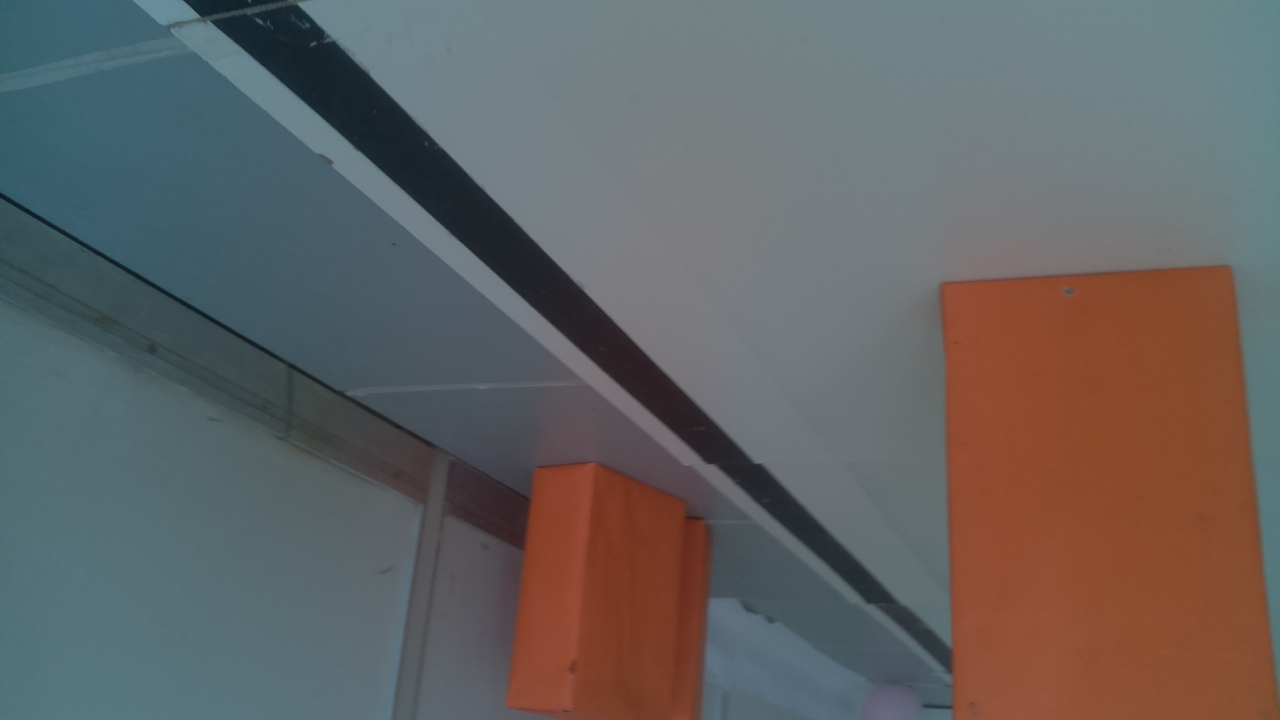
#> input picture 2021/tests/fotos_main/imagem_main3.jpg, 1280 x 720 px
$ python teste_alinhamento.py
#> lines starting #> are read from the running program, lines starting #| are printed output that depends on the picture; after the words box and inside, x2 and y2 are one past the last pixel; in counts of white or black regions, pixels touching at a corner belong together; long printed decimals are rounded
### 2021/visao.py
import cv2
import numpy as np
import math
from constantes import *
#import classes


""" Classe relacionada a imagem obtida pela camera. Ao ser chamada, inverte a imagem e salva constantes relacionadas a imagem, como altura, largura e centro.
 Possui o metodo mask, que retorna a mascara da imagem, passando o arquivo onde esta salvo os ranges da cor."""
class Classe_imagem():
    def __init__(self, path):
        #print("Entrando no _init_ do Classe_imagem()")
#> called with path = './tests/fotos_main/imagem_main3.jpg'
        img = cv2.imread(path)
#> img is the input picture: shape (720, 1280, 3); mean B, G, R 98, 98.5, 99.3
        #img = np.array(img)

        img = cv2.rotate(img, cv2.ROTATE_180)
        #cv2.imwrite("/home/pi/Pictures/imagem_girada.jpg", img)

        img.astype(np.uint8)

        (self.altura, self.largura) = img.shape[:2]
        self.centro = ( (self.largura)/2, (self.altura)/2 )

        # [7 lines of commented-out code are left out]
        self.img = img
        #self.topo_da_pista = int(0.0*self.altura) #coordenada y do topo da pista
        self.topo_da_pista = 0
        self.meio_da_pista = 0 # coordenada x do meio da pista
        self.largura_pista = 0 # largura do final da pista na imagem
        self.mult_largura_pista = 0.7 #ate quanto da metade da largura da pista ainda eh atravessavel pelo robo
        #print("Saindo do _init_ do Classe_imagem()")

    def mask(self, ranges_file_path):
#> called with ranges_file_path = 'ranges_preto.txt'
        hsv = cv2.cvtColor(self.img, cv2.COLOR_BGR2HSV) # converte a cor para hsv
        with open(ranges_file_path, "r") as f:
#> (reads 2021/ranges_preto.txt from the repository)
            lines = f.readlines()
            range = lines[0].split(",")
            lower = np.array([int(range[0]),int(range[1]),int(range[2])])  #range de cores em hsv para reconhecer as bordas
            upper = np.array([int(range[3]),int(range[4]),int(range[5])])
        mask = cv2.inRange(hsv, lower, upper)
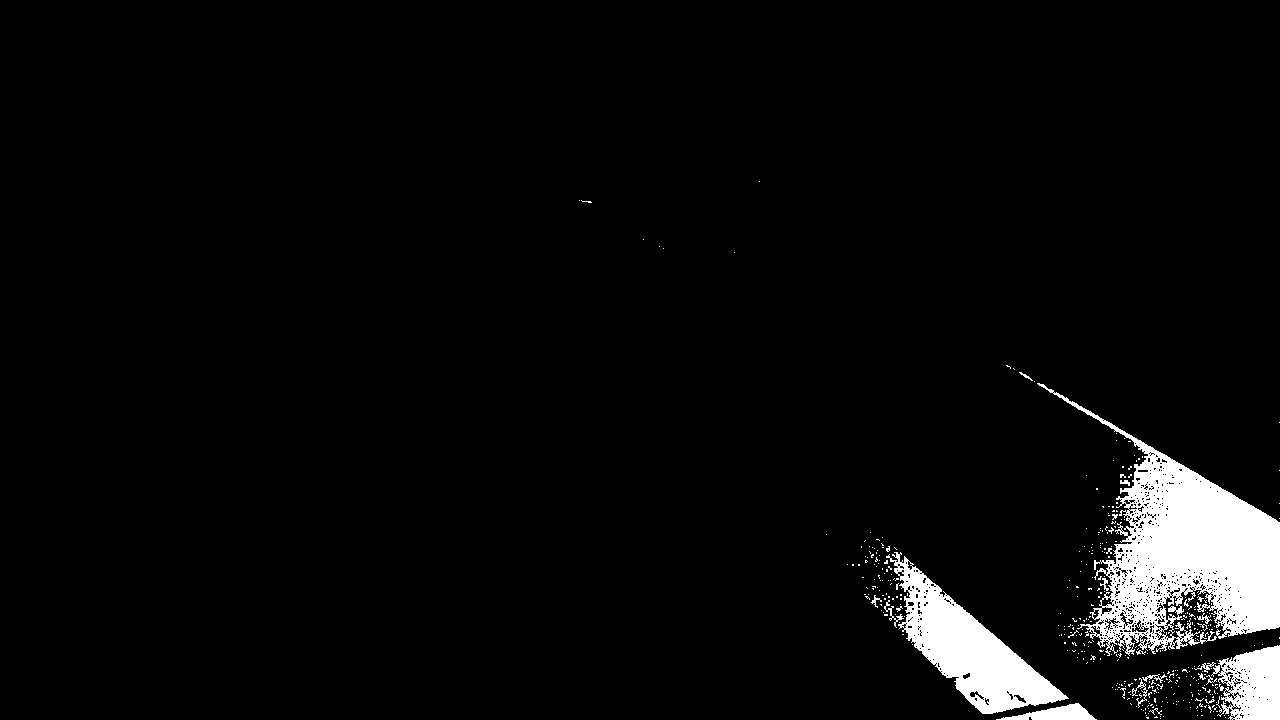
#> mask: shape (720, 1280); 4.4% white; 418 white regions (393 under 20 px), largest, box (x1, y1, x2, y2) and area: (1037, 383, 1280, 656) 23809, (886, 552, 1069, 714) 10121, (1211, 645, 1280, 720) 3596
        kernel = np.ones((5,5), np.uint8)
        mask = cv2.morphologyEx(mask, cv2.MORPH_CLOSE, kernel, iterations=1)
        mask = cv2.morphologyEx(mask, cv2.MORPH_OPEN, kernel, iterations=1)
        return mask

'''tira o coeficiente angular ( delta y / delta x) a partir de uma lista de coordenadas x1 y1 x2 y2. utilizada em funcoes
dessa biblioteca: '''
def coef_angular(lista):
    if len(lista) != 0:
        if lista[X2] != lista[X1]: return float(float(lista[Y2]-lista[Y1]) / float(lista[X2]-lista[X1]))
        else: return 999.9
    else: return 999.9


'''tira o coeficiente linear ( y1 - coef_angular *x1 = coef_linear) a partir de uma lista de coordenadas x1 y1 x2 y2.
utilizada em funcoes dessa biblioteca: '''
def coef_linear(lista):
    if len(lista) != 0:
        return float(float(lista[Y1]) - float(lista[X1])*coef_angular(lista))
    else:   return 0
# Essa funcao deve devolver o ponto medio ( (x,y) ) da borda inferior do obstaculo mais proximo


""" recebe a mascara do branco e o objeto_imagem e procura o contorno fechado de maior area (pista). salva o y da pista como topo_da_pista e o x + largura/2
 como o meio_da_pista no objeto_imagem"""
# [29 lines left out: function reconhecer_pista, not called in this run]


""" recebe duas retas no formato [x1, y1, x2, y2] e retora o ponto de interseccao x, y """
def interscetion(r1, r2):
    ml = coef_angular(r1)
    mr = coef_angular(r2)
    nl = coef_linear(r1)
    nr = coef_linear(r2)

    x = (nr-nl)/(ml-mr)
    y = mr*x+nr
    #IMG = cv2.circle(IMG, (int(x),int(y)), radius=10, color=(0, 255, 255), thickness=-1)
    return int(x), int(y)


''' identifica a borda laranja mais baixa e traca o ponto medio dela, retornando-o. Usada na decisao desvio'''
# [77 lines left out: function ponto_medio_borda_inferior, not called in this run]


'''Recebe apenas a imagem. Retorna o x1 y1 x2 y2 das bordas laterais e uma variavel auxiliar que inidica se
foram encontrada, duas retas, zero retas ou uma reta ( e qual eh ela). Versao do fernandes que utiliza uma mascara branca
e uma area branca nao tao grande para tentar pegar a parte mais externa das bordas pretas, alem de filtrar as muito
deitadas ou muito verticais. Usada na alinhamento_pista e na decisao_desvio'''
# [65 lines left out: function bordas_laterais_v1, not called in this run]


""" adaptacao da bordas_laterais_v1 que adiciona 3 restricoes para encontrar as retas. A primeira eh a RANGE_INCLINACAO, que seleciona um coeficiente angular minimo
 e maximo para considerar como borda. A segunda eh o topo_da_pista, que seleciona apenas as retas que estao abaixo do topo da pista para evitar ruidos. A terceira
  eh o meio_da_pista que divide as retas da borda da esquerda e da borda da direita."""
def bordas_laterais_v2(objeto_imagem):
    mask = objeto_imagem.mask("ranges_preto.txt")
   # reconhecer_pista(mask, objeto_imagem)
    img = objeto_imagem.img
    edges = cv2.Canny(mask, 50, 150, apertureSize=3)
    cv2.imwrite("./tests/mask.png", mask)

    lines = cv2.HoughLinesP(edges, 1, np.pi/180, threshold=40, minLineLength=10, maxLineGap=50)
#> lines = [[871, 603, 981, 713], [891, 546, 1072, 703], [1119, 428, 1276, 518], [1148, 653, 1265, 629], [1117, 428, 1274, 518], [1116, 689, 1266, 646], [1030, 665, 1093, 719], [1003, 717, 1075, 703], [982, 713, 1064, 699], [1140, 677, 1279, 644], [892, 546, 1064, 695]]
  #  lines = cv2.HoughLinesP(mask, 1, np.pi/180, threshold=100, minLineLength=10, maxLineGap=20)
    left_lines = []
    right_lines =[]
   # todas_as_linhas = IMG
    if lines is not None:
        for line in lines:
            line = line.reshape(4)
            x1,y1,x2,y2 = line
            img = cv2.line(img, (x1,y1), (x2,y2), (0,127,255), 2)

            desvio_maximo = np.pi/180*RANGE_INCLINACAO
            # [5 lines of commented-out code are left out]
            if y1>objeto_imagem.topo_da_pista or y2>objeto_imagem.topo_da_pista:
                if math.atan(1)-desvio_maximo/2 < math.atan(coef_angular(line)) < math.atan(1)+desvio_maximo/2:
                    right_lines.append([x1,y1,x2,y2])
                #    print("angulo : ", 180/np.pi*math.atan(coef_angular(line)))
                  #  print([x1, y1, x2, y2])
                    cv2.line(objeto_imagem.img, (x1,y1), (x2,y2), (0,255,0), 2)
                if math.atan(-1)-desvio_maximo/2 < math.atan(coef_angular(line)) < math.atan(-1)+desvio_maximo/2:
                    left_lines.append([x1,y1,x2,y2])
                    cv2.line(objeto_imagem.img, (x1,y1), (x2,y2), (0,127,0), 2)
#> this loop made 11 passes
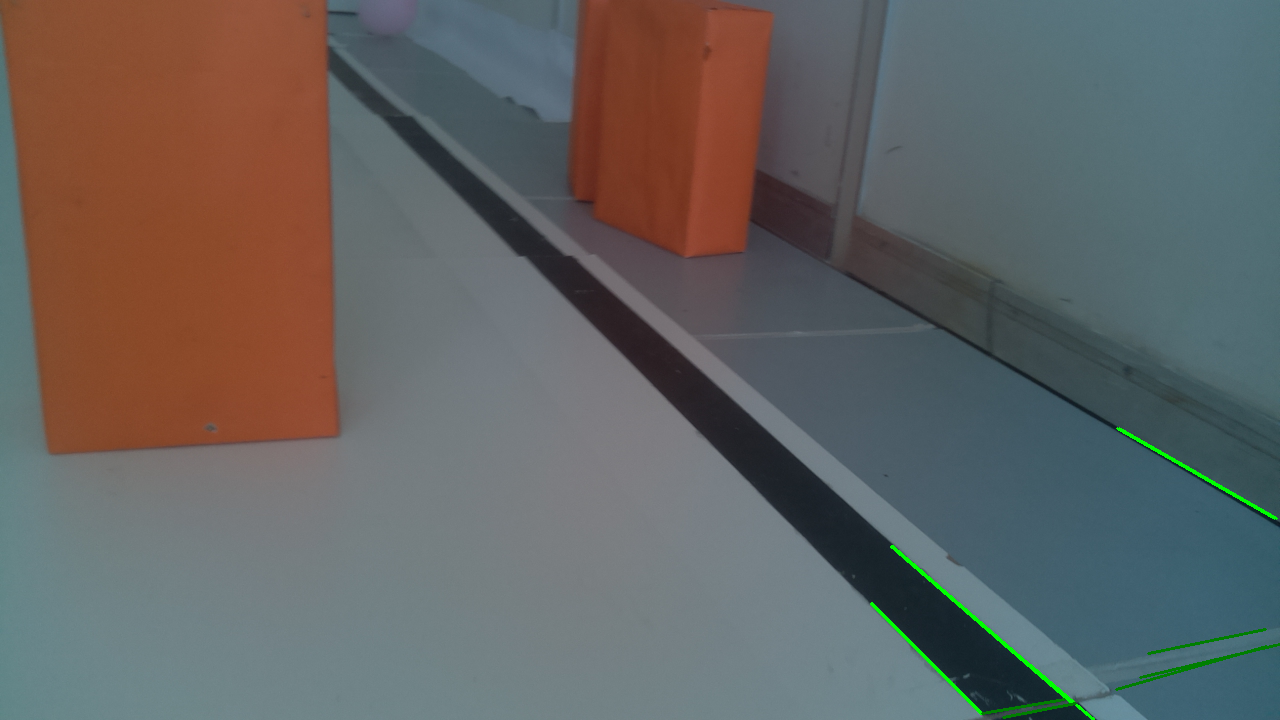
#> img: shape (720, 1280, 3); mean B, G, R 97.6, 99.1, 99.1
#> after the loop, left_lines = [[1148, 653, 1265, 629], [1116, 689, 1266, 646], [1003, 717, 1075, 703], [982, 713, 1064, 699], [1140, 677, 1279, 644]]; right_lines = [[871, 603, 981, 713], [891, 546, 1072, 703], [1119, 428, 1276, 518], [1117, 428, 1274, 518], [1030, 665, 1093, 719], [892, 546, 1064, 695]]
    else: return [],[],NAO_HA_RETA
   # cv2.imwrite("todas_as_linhas.png", todas_as_linhas)

    ha_reta_na_direita = False
#> ha_reta_na_direita = False
    if(len(right_lines) != 0):
        ha_reta_na_direita = True
        vertical_direita = [objeto_imagem.largura,0,objeto_imagem.largura,objeto_imagem.altura]
        y_max = 0
        right = right_lines[0]
#> right = [871, 603, 981, 713]
        for line in right_lines:
            _,y = interscetion(line, vertical_direita)
            if y > y_max:
                y_max = y
                right = line
#> this loop made 6 passes
#> (ml in interscetion, nl in interscetion, x in interscetion, y, y_max, right) on pass 1: (1, -268, 1281, 1013, 1013, [871, 603, 981, 713])
#> after the loop, y_max = 1013
        [x1, y1, x2, y2] = right
#> x1 = 871; y1 = 603; x2 = 981; y2 = 713
        cv2.line(objeto_imagem.img, (x1,y1), (x2,y2), (0,0,255), 2)

    ha_reta_na_esquerda = False
    if(len(left_lines) != 0):
        ha_reta_na_esquerda = True
        vertical_esquerda = [0,0,0,objeto_imagem.altura]
        y_max = 0
        left = left_lines[0]
#> left = [1148, 653, 1265, 629]
        for line in left_lines:
            _,y = interscetion(line, vertical_esquerda)
            if y > y_max:
                y_max = y
                left = line
#> this loop made 5 passes
#> (ml in interscetion, nl in interscetion, x in interscetion, y, y_max, left) on passes 1 to 2: (-0.205, 888.5, 0.888, 888, 888, [1148, 653, 1265, 629]), (-0.287, 1008.9, 1.01, 1008, 1008, [1116, 689, 1266, 646])
#> after the loop, y_max = 1008
        [x1, y1, x2, y2] = left
#> x1 = 1116; y1 = 689; x2 = 1266; y2 = 646
        cv2.line(objeto_imagem.img, (x1,y1), (x2,y2), (0,0,255), 2)
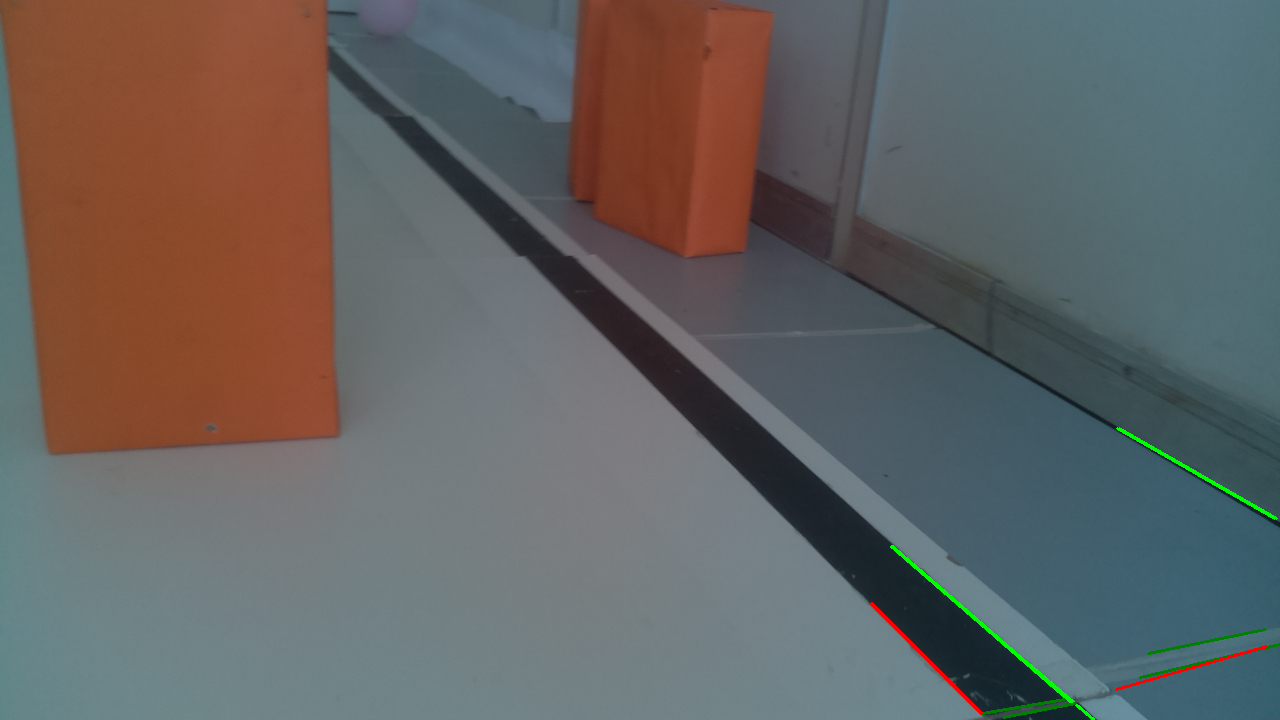
#> objeto_imagem.img: shape (720, 1280, 3); mean B, G, R 97.6, 98.8, 99.3

    cv2.imwrite("./tests/bordas_laterais.jpg", objeto_imagem.img)
    if ha_reta_na_direita == False and ha_reta_na_esquerda == False:
        return [],[],NAO_HA_RETA
    if ha_reta_na_direita == True and ha_reta_na_esquerda == True:
        return left, right, HA_DUAS_RETAS
    if ha_reta_na_direita == False and ha_reta_na_esquerda == True:
        return left, [], SO_ESQUERDA
    if ha_reta_na_direita == True and ha_reta_na_esquerda == False:
        return [], right, SO_DIREITA


#dado uma imagem e um valor de comparacao, verificar se a reta mais proxima esta dentro do limite ou nao
# [69 lines left out: function checar_proximidade, not called in this run]

### 2021/funcoes.py
#import pickle
import time
import numpy as np
import cv2
from visao import *
#from classes import Classe_camera
from constantes import *


global ANG_GIRADO
global DIST_MIN_OBST_ATUAL


# [72 lines left out: functions quando_parar_de_girar_quantizado, quando_parar_de_realinhar_quantizado, not called in this run]


'''Utiliza somente a velocidade e a variavel global angular definida pela funcao quando parar de girar'''
# [15 lines left out: function quando_parar_de_andar_visaocomp_quantizado, not called in this run]

'''Gira o robo ate haver uma variacao brusca de distancia, quando eh suposto nao haver mais obstaculo na direcao, acrescido
de uma margem de segurnca dependente da altura do robo. Usada em Loop Obstaculo'''

# [59 lines left out: functions quando_parar_de_girar, quando_parar_de_realinhar, not called in this run]
'''
Funcao que seria usada no loop de obstaculo se conseguissemos usar o giroscopio.'''
# [12 lines left out: function quando_parar_de_andar_giroscopio, not called in this run]


'''Utiliza somente a velocidade e a variavel global angular definida pela funcao quando parar de girar'''
# [10 lines left out: function quando_parar_de_andar_visaocomp, not called in this run]


# No momento nao utilizada em funcao de poder ser feita apenas com whiles dentro do loop
"""def quando_parar_de_alinhar(tolerancia_centro, tolerancia_para_frente):
    camera = Classe_camera()
    while (checar_alinhamento_pista_v1(camera, tolerancia_centro, tolerancia_para_frente) != ANDAR):
        continue

    return PARAR"""


'''Decide para onde virar quando encontra um obstaculo. Recebe somente a camera. Usado apenas no loop de obstaculo.'''
# [113 lines left out: function decisao_desvio, not called in this run]

casos_dic = ["NAO_HA_RETA", "HA_DUAS_RETAS", "SO_ESQUERDA", "SO_DIREITA"]

'''Recebe o sensor camera, uma tolerancia em relacao ao centro da imagem, e uma tolerancia em relacao ao quanto eh possivel
andar sem encontrar uma borda lateral para retornar uma direcao de giro ou entao andar em frente a partir das bordas.
Usada em todos os loops'''
def checar_alinhamento_pista_v1(camera, tolerancia_central, tolerancia_para_frente):
    path = camera.Take_photo()
    objeto_imagem = Classe_imagem(path)
    #reta_esquerda, reta_direita, caso = bordas_laterais_v2(objeto_imagem)
    reta_esquerda, reta_direita, caso = bordas_laterais_v2(objeto_imagem)
#> reta_esquerda = [1116, 689, 1266, 646]; reta_direita = [871, 603, 981, 713]; caso = 1
    largura, altura = objeto_imagem.largura, objeto_imagem.altura

    print("Estamos no seguinte caso:", casos_dic[caso])
#| Estamos no seguinte caso: HA_DUAS_RETAS
    if(caso == HA_DUAS_RETAS):
        x_intersecao = (coef_linear(reta_direita)-coef_linear(reta_esquerda))/(coef_angular(reta_esquerda)-coef_angular(reta_direita))
#> x_intersecao = 992.4
        '''cv2.circle(img, (int(x_intersecao) , int(coef_angular(reta_direita)*x_intersecao+coef_linear(reta_direita))) , 10,(100,100) , -1)
        cv2.line(img, (reta_direita[X1], reta_direita[Y1]), (reta_direita[X2], reta_direita[Y2]), (0,0,255), 2)
        cv2.line(img, (reta_esquerda[X1], reta_esquerda[Y1]), (reta_esquerda[X2], reta_esquerda[Y2]), (0,0,255), 2)
        cv2.imshow("na main as DUAS e o PONTO", img)
        cv2.waitKey(0)'''
        proximidade_do_meio = abs((x_intersecao - (largura/2))*100/largura)
#> proximidade_do_meio = 27.53
        print(proximidade_do_meio)
#| 27.533
        if(proximidade_do_meio < tolerancia_central):
            print("ANDAR")
            return(ANDAR)
        elif x_intersecao < (largura/2):
            print("GIRAR_ESQUERDA")
            return(GIRAR_ESQUERDA)
        else:
            print("GIRAR_DIREITA")
            return(GIRAR_DIREITA)

    elif(caso == SO_DIREITA):

        #cv2.circle(img, (largura//2 , altura) , 50,(100,100) , -1)
        projecao_na_reta = coef_angular(reta_direita)*(largura/2) + coef_linear(reta_direita)
        '''cv2.line(img, (reta_direita[X1], reta_direita[Y1]), (reta_direita[X2], reta_direita[Y2]), (0,0,255), 2)
        cv2.circle(img, (largura//2 , int(projecao_na_reta)) , 10,(100,100) , -1)
        cv2.imshow("so direita", img)
        cv2.waitKey(0)'''
        if ((altura-projecao_na_reta)*100 / altura) > tolerancia_para_frente:
            print("ANDAR")
            return(ANDAR)
        else:
            print("GIRAR_ESQUERDA")
            return(GIRAR_ESQUERDA)

    elif(caso == SO_ESQUERDA):
        #cv2.circle(img, (largura//2 , altura) , 50,(100,100) , -1)
        projecao_na_reta = coef_angular(reta_esquerda)*(largura/2) + coef_linear(reta_esquerda)
        '''cv2.line(img, (reta_esquerda[X1], reta_esquerda[Y1]), (reta_esquerda[X2], reta_esquerda[Y2]), (0,0,255), 2)
        cv2.circle(img, (largura//2 , int(projecao_na_reta)) , 10,(100,100) , -1)
        cv2.imshow("so esquerda", img)
        cv2.waitKey(0)'''
        if ((altura-projecao_na_reta)*100 / altura) > tolerancia_para_frente:
            print("ANDAR")
            return(ANDAR)
        else:
            print("GIRAR_DIREITA")
            return(GIRAR_DIREITA)

    else:
        print("nenhuma reta encontrada, andando em frente")
        return(ANDAR)

'''
    Funcao que retorna ANDAR, caso o robo esteja alinhado com a pista, e GIRAR_ESQUERDA ou GIRAR_DIREITA, caso contrario.
    Recebe objeto relativo a Classe_camera(), tira a foto e obtem dela as bordas laterais.
    Em seuida analisa-se os casos:
    NAO_HA_RETA - Acontecera quando o robo estiver muito proximo da linha de chegada, entao retorna ANDAR.
    SO_DIREITA ou SO_ESQUERDA - Calcula-se a interseccao (x, y) da borda com o topo_da_pista. Se a borda nao cortar o meio da imagem
    e (x - largura)//2  for maior que min_largura, que calculado eh usando a geometria da imagem, entao a direcao esta certa. Senao,
    retornara para girar.
    HA_DUAS_RETAS - Neste caso, calcula-se a interseccao das duas bordas com o topo da pista. Se o meio da imagem estiver entre os 2 pontos
    e numa folga relativa a largura do robo, entao o robo esta na direcao certa. Senao, retornara para girar.
'''
# [61 lines left out: function checar_alinhamento_pista_v2, not called in this run]

### 2021/teste_alinhamento.py
import funcoes


ANDAR = "0"
GIRAR_ESQUERDA = "1"
GIRAR_DIREITA = "2"
PARAR = "3"
SUBIR = "4"
DESCER = "5"

tolerancia_central = 15
tolerancia_para_frente = 60

class Classe_camera():
    def __init__(self):
        self.path_atual = "./tests/fotos_main/imagem_main3.jpg"

    def Take_photo(self):
        return self.path_atual

class Classe_estado:
    def __init__(self):
        self.atual = PARAR
        self.Trocar_estado(PARAR)

    def Obter_estado_atual(self):
        return self.atual

    def __str__(self):          #string associada ao objeto de "Classe_estado". Sera mostrada ao printar um objeto desse tipo
        name = {    ANDAR : "ANDAR",
                    GIRAR_ESQUERDA : "GIRAR PARA A ESQUERDA",                      #Dicionario que associa o indice do estado ao nome
                    GIRAR_DIREITA : "GIRAR PARA A DIREITA",
                    PARAR : "PARAR",
                    SUBIR : "SUBIR",
                    DESCER : "DESCER"
                }
        need = {
            ANDAR : "NAO ha necessidade de correcao",   #Dicionario que associa o indice do estado a necessidade de correcao
            GIRAR_ESQUERDA : "Deve estar girando para esquerda",
            GIRAR_DIREITA : "Deve estar girando para direita",
            PARAR : "Deve estar parado",
            SUBIR : "Deve estar subindo o degrau",
            DESCER : "Deve estar descendo o degrau"
                }
        atual = self.Obter_estado_atual()
        return "Estado atual: " + name[atual] + ".\nindice: " + str(atual) + ".\nCorrecao: " + need[atual] + ".\n\n"

    def Trocar_estado(self, state):
        self.atual = state
        print(self.__str__())


def main():
    camera = Classe_camera()
    estado = Classe_estado()
    estado.Trocar_estado(funcoes.checar_alinhamento_pista_v1(camera, tolerancia_central, tolerancia_para_frente))
    #estado.Trocar_estado(funcoes.checar_alinhamento_pista_v2(camera))

if __name__ == "__main__": main()
